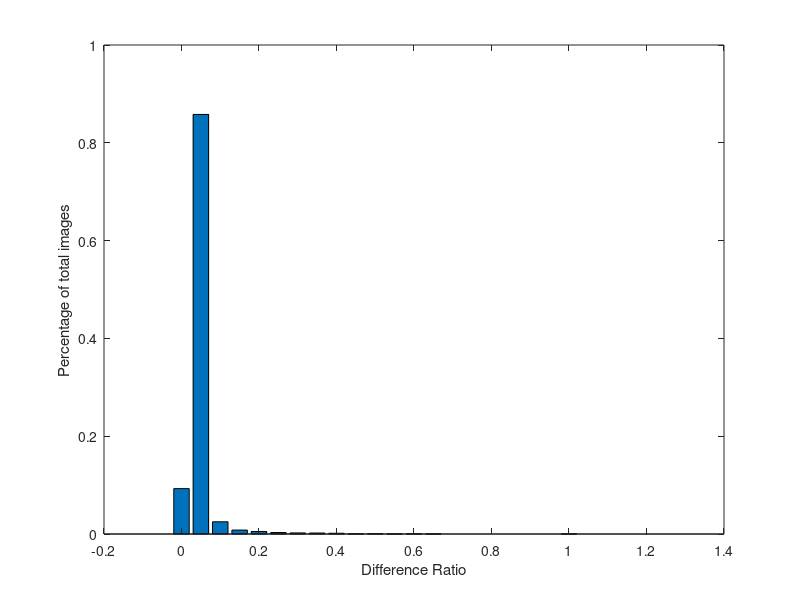
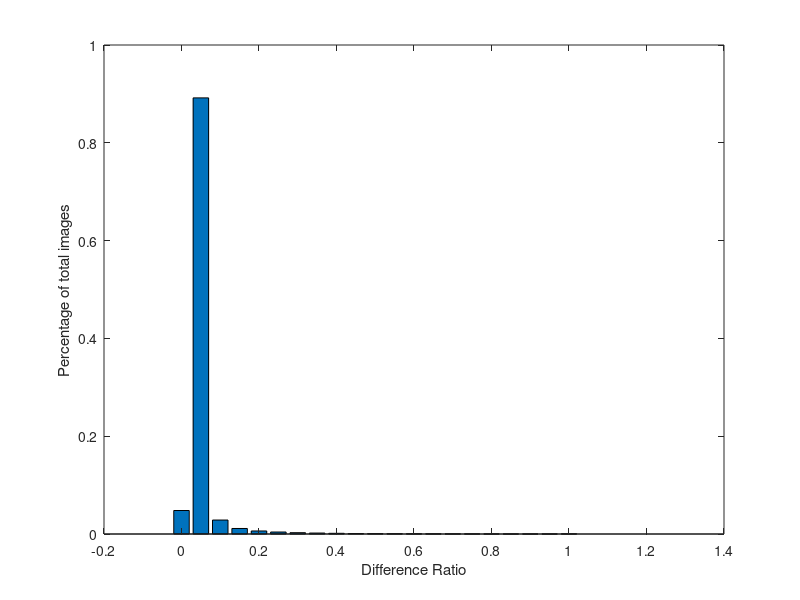
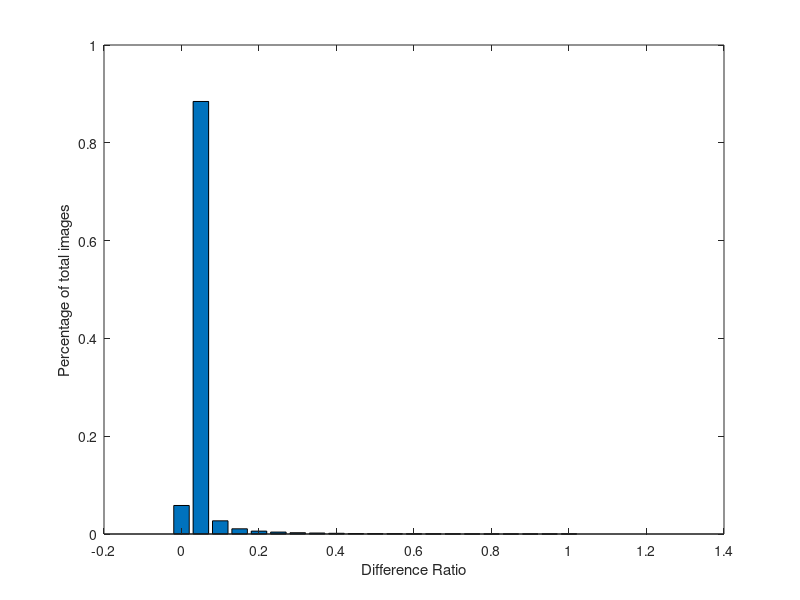
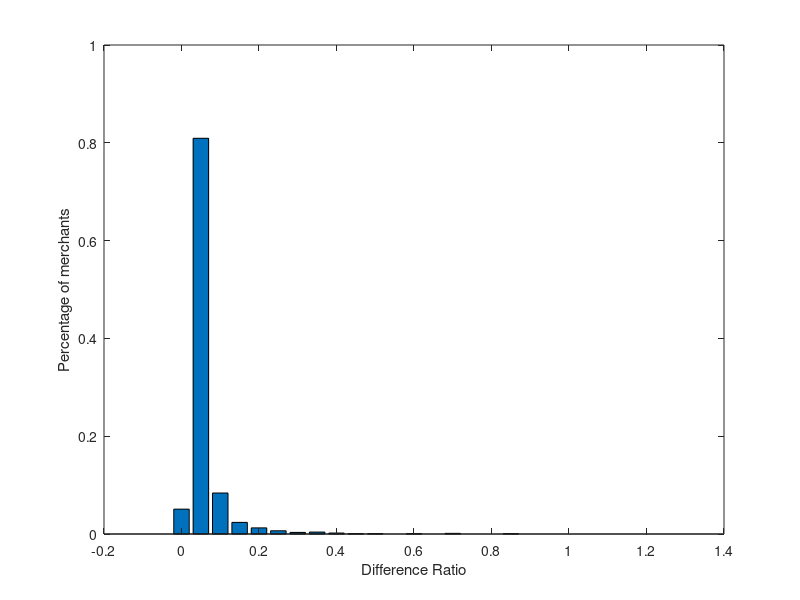

MATLAB code to generate these figures, in order:
clc;
clear all;
close all;

H = [923, 8532, 249, 80, 51, 30, 22, 20, 15, 5, 7, 3, 5, 1, 0, 0, 0, 0, 0, 0, 1];
x = 0:0.05:1;
H = H./sum(H);

figure;
bar(x, H)
xlabel('Difference Ratio')
ylabel('Percentage of total images')

%%%%% result for all dataset
H2 = [301657, 5598395, 179250,70880,39012,25429,17004,12221,8810,6434,4797,3614,2773,1966,1380,861,523,303,200,159,1393];
x = 0:0.05:1;
H2 = H2./sum(H2);

figure;
bar(x, H2)
xlabel('Difference Ratio')
ylabel('Percentage of total images')

%%%%% impressed-weighted for all dataset

H2= [
2680753850
40655821458
1239385926
489120031
271636524
180678055
120607324
91211776
66033778
44357190
34617416
27021962
19148493
13357027
8973228
5093834
3140394
1507532
1349336
897022
8498286];

x = 0:0.05:1;
H2 = H2./sum(H2);

figure;
bar(x, H2)
xlabel('Difference Ratio')
ylabel('Percentage of total images')


%%%%%%%%%%%%%%%%%%% Merchant histogram %%%%%%%%%%%%%%%5
H1 = [
   5.08250825e-02
   8.09240924e-01
   8.38283828e-02
   2.37623762e-02
   1.25412541e-02
   6.60066007e-03
   3.30033003e-03
   3.96039604e-03
   1.98019802e-03
   6.60066007e-04
   6.60066007e-04
   0.00000000e+00
   6.60066007e-04
   0.00000000e+00
   1.32013201e-03
   0.00000000e+00
   0.00000000e+00
   6.60066007e-04
   0.00000000e+00
   0.00000000e+00
   0.00000000e+00];

x = 0:0.05:1;
H1 = H1./sum(H1);

figure;
bar(x, H1)
xlabel('Difference Ratio')
ylabel('Percentage of merchants')


%%%%%%%%%%%%%%%%%%% impression-weighted Merchant histogram %%%%%%%%%%%%%%%5
H2 = [
  0.00000000e+00
  0.00000000e+00
  8.60726073e-01
  8.51485149e-02
  2.04620462e-02
  1.12211221e-02
  7.92079208e-03
  3.30033003e-03
  3.96039604e-03
  2.64026403e-03
  1.98019802e-03
  0.00000000e+00
  0.00000000e+00
  0.00000000e+00
  1.32013201e-03
  6.60066007e-04
  0.00000000e+00
  0.00000000e+00
  6.60066007e-04
  0.00000000e+00
  0.00000000e+00];

x = 0:0.05:1;
H2 = H2./sum(H2);

figure;
bar(x, H2)
xlabel('Difference Ratio')
ylabel('Percentage of merchants')